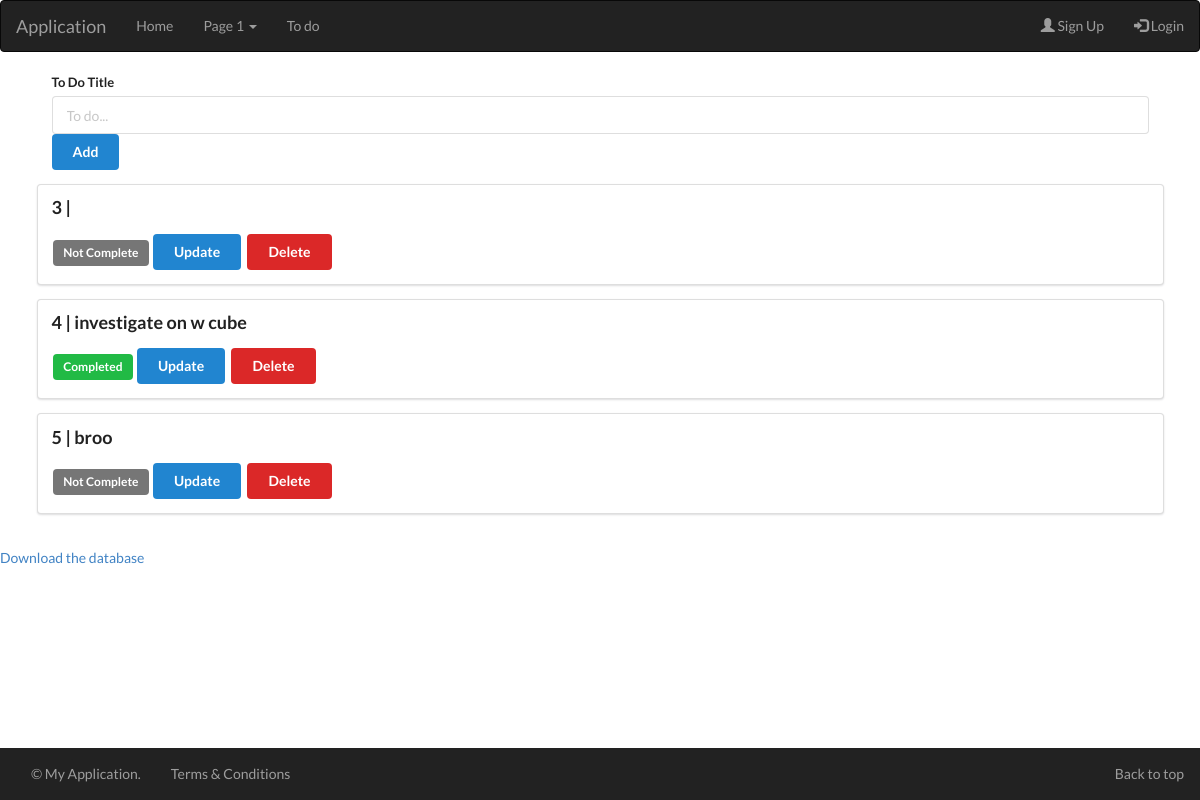
Before: /todo with the older database file.
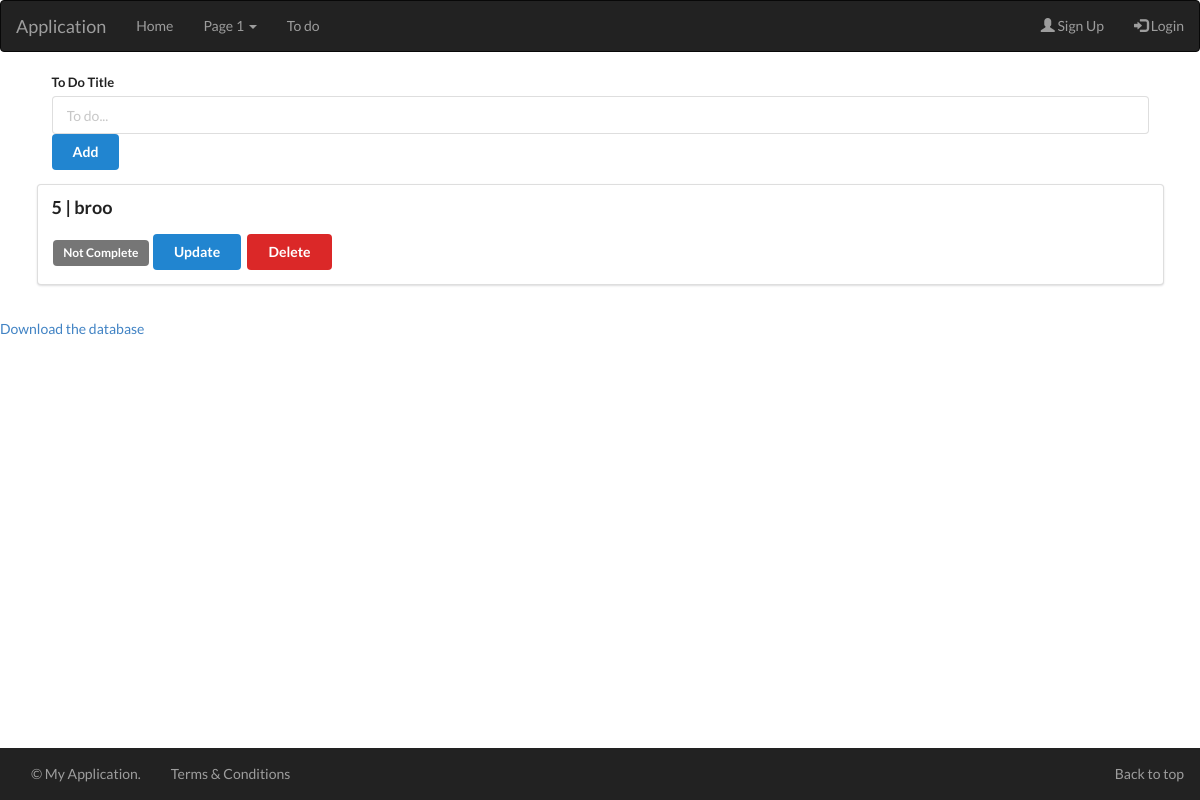
After: the same page with the newer database file.
### app.py (models this page shows)
class Todo(db.Model):
    id = db.Column(db.Integer, primary_key=True)
    title = db.Column(db.String(100))
    complete = db.Column(db.Boolean)

### app.py (the view)
@app.route('/todo')
def todo():
    todo_list = Todo.query.all()
    print(todo_list)
    return render_template('form.html', todo_list=todo_list)

### templates/form.html (shortened to what this page needs)
{% extends 'base.html' %}
{% block base %}
<link rel="stylesheet" href="https://cdn.jsdelivr.net/npm/semantic-ui@2.5.0/dist/semantic.min.css">
<form class="ui form container" action="/add" method="POST">
    <div class="field">
        <label for="title">To Do Title</label>
        <input type="text" name="title" placeholder="To do...">
        <button class="ui blue button" type="submit">Add</button>
    </div>
</form>
{% for todo in todo_list %}
<div class="ui segment container">
    <p class="ui big header">{{todo.id}} | {{todo.title}}</p>
    {% if todo.complete == False  %}
        <span class="ui grey label">Not Complete</span>
    {% else %}
        <span class="ui green label">Completed</span>
    {% endif %}
    <a class="ui blue button" href="/update/{{todo.id}}">Update</a>
    <a class="ui red button" href="/delete/{{todo.id}}">Delete</a>
</div>
{% endfor %}
<a class="container" href="/db">Download the database</a>
{% endblock %}

### templates/base.html (shortened to what this page needs)
<!DOCTYPE html>
<html lang="en">
<head>
    <link rel="stylesheet" href="https://maxcdn.bootstrapcdn.com/bootstrap/3.4.1/css/bootstrap.min.css">
    <link href="{{ url_for('static',filename='css/mycss.css') }}" rel="stylesheet">
</head>
<body>
    <nav class="navbar navbar-inverse bg-success">
        <div class="container-fluid">
          <div class="navbar-header">
            <a class="navbar-brand" href="#">Application</a>
          </div>
          <ul class="nav navbar-nav">
            <li><a href="/">Home</a></li>
            <li class="dropdown"><a class="dropdown-toggle" data-toggle="dropdown" href="#">Page 1 <span class="caret"></span></a>
            </li>
            <li><a href="todo">To do</a></li>
          </ul>
          <ul class="nav navbar-nav navbar-right">
            <li><a href="/signup"><span class="glyphicon glyphicon-user"></span> Sign Up</a></li>
            <li><a href="/signin"><span class="glyphicon glyphicon-log-in"></span> Login</a></li>
          </ul>
        </div>
      </nav>
      {% block base %}
      {% endblock %}
      <nav class="footer2 navbar-inverse">
        <div class="container-fluid">
          <ul class="nav navbar-nav">
            <li> <a> &copy; My Application. </a></li>
            <li><a href="#">Terms & Conditions</a></li>
          </ul>
          <ul class="nav navbar-nav navbar-right">
            <li><a href="#">Back to top</a></li>
          </ul>
        </div>
      </nav>
</body>
</html>

### static/css/mycss.css (style rules this page uses)
.footer2 { position: fixed; min-height: 50px; bottom: 0; width: 100%; border: 1px solid transparent; }

Changed rows visible on the page:
removed Todo: id "3", complete "Not Complete"
removed Todo: id "4", title "investigate on w cube", complete "Completed"
